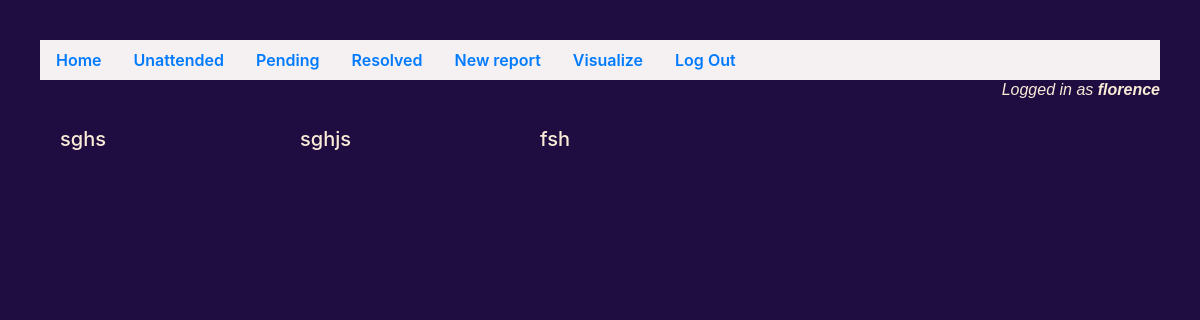
The page /unattended (signed in) on the database its author committed.
### jedsreport/models.py (models this page shows, shortened)
class User(AbstractUser):
    pass

class Report(models.Model):
    reporter = models.ForeignKey(User, on_delete=models.CASCADE, related_name="reports")
    title = models.CharField(max_length=255)
    description = models.TextField(blank=False)
    timestamp = models.DateTimeField(auto_now_add=True)
    venue = models.CharField(max_length=50)
    department =models.CharField(max_length=150)
    category =models.CharField(max_length=150)
    image = models.ImageField(upload_to="images",null=True, blank=True)
    status_read = models.BooleanField(default=False)

### jedsreport/views.py (the view)
# urls.py: path("unattended", views.unattended, name="unattended")
def unattended(request):
    unread = Report.objects.filter(status_read = False)
    return render(request,"jedsreport/unattended.html",{
        "unread":unread
    })

### jedsreport/templates/jedsreport/unattended.html (shortened to what this page needs)
{% extends "jedsreport/layout.html" %}
{% block body %}
    {% if user.is_authenticated %}
        <h6 style="text-align: right;font-family: sans-serif;"><i>Logged in as <b>{{ user.username }}</b></i></h6>
         <div class="flex-container">
            {% for report in unread %}
                <div >
                    <a href="{% url 'report' report.pk %}">
                    <h5 style="color: antiquewhite;">{{ report.title }}</h5>
                    </a>
                </div>
            {% empty %}
            <li>No issues has been reported </li>
            {% endfor %}
        </div>
    {% endif %}
{% endblock %}

### jedsreport/static/jedsreport/styles.css (style rules this page uses)
body { background-color: rgb(31, 12, 65); margin: 20px; padding: 20px; color: antiquewhite; }
.flex-container { display: flex; flex-wrap: wrap; }
.flex-container > div { width: 200px; height: 200px; margin: 20px; }

### rows shown on the page
User: username "florence"
Report: title "sghs"
Report: title "sghjs"
Report: title "fsh"
